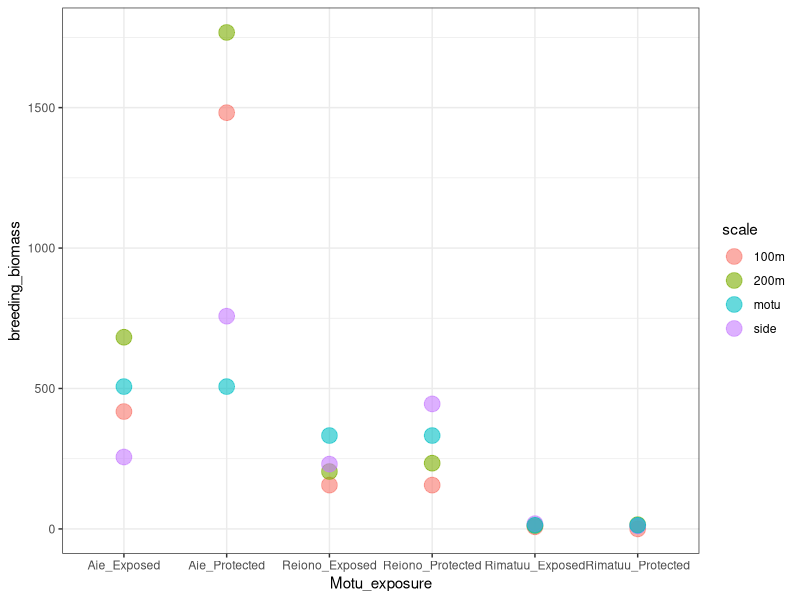
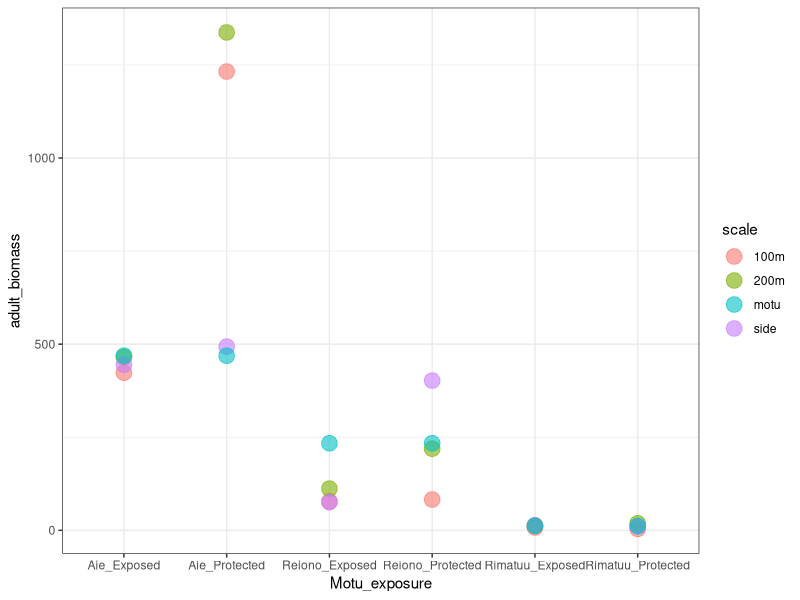
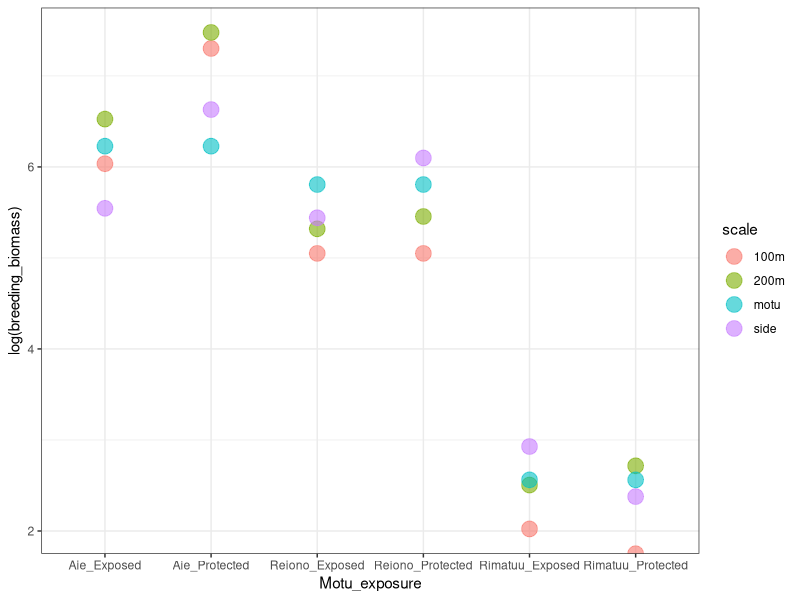
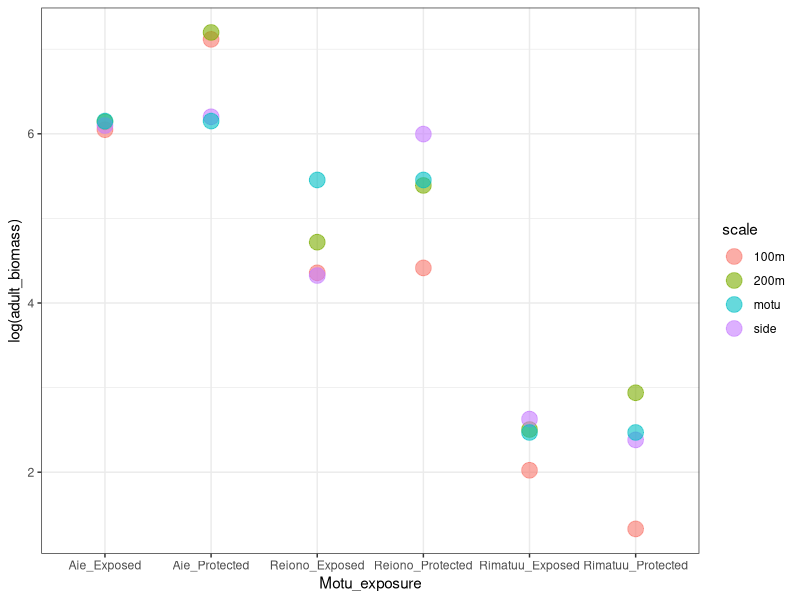
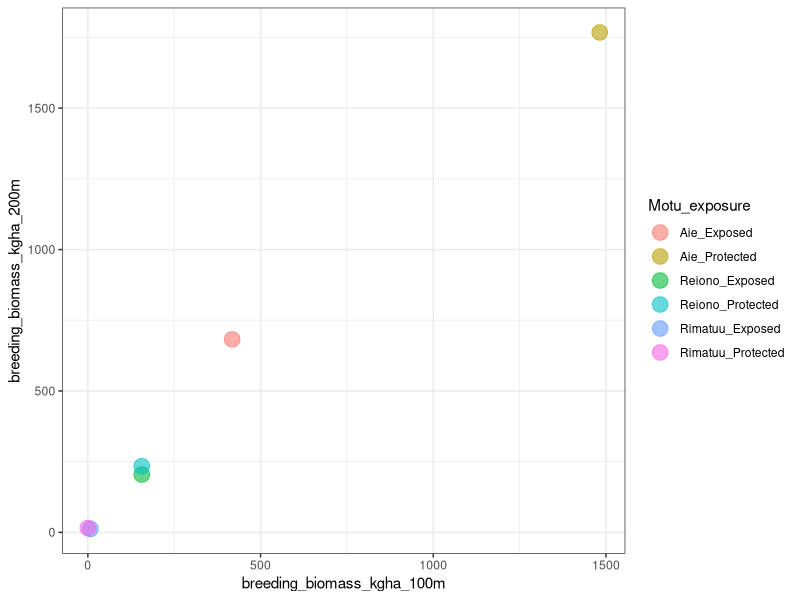
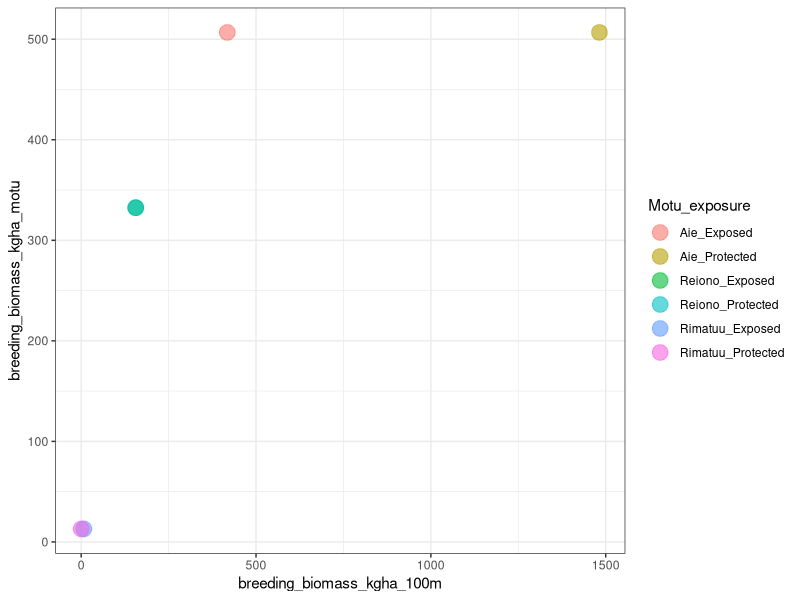
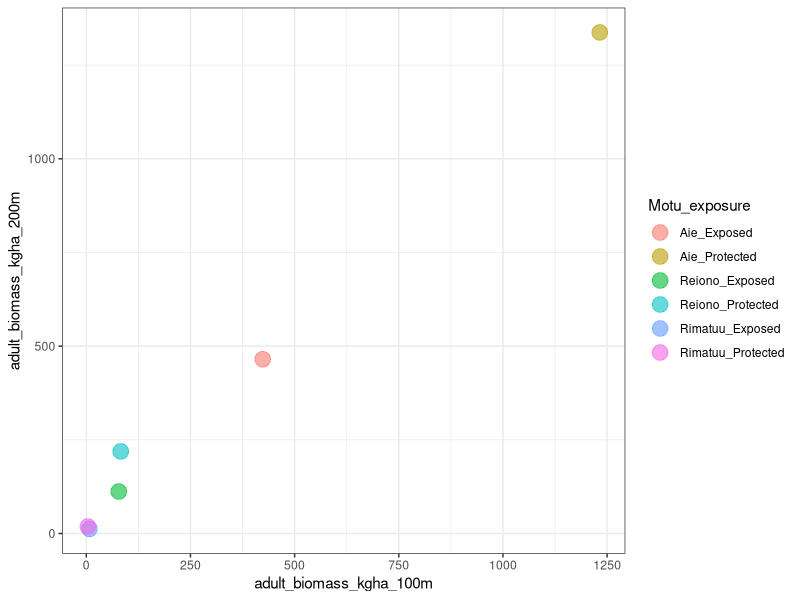
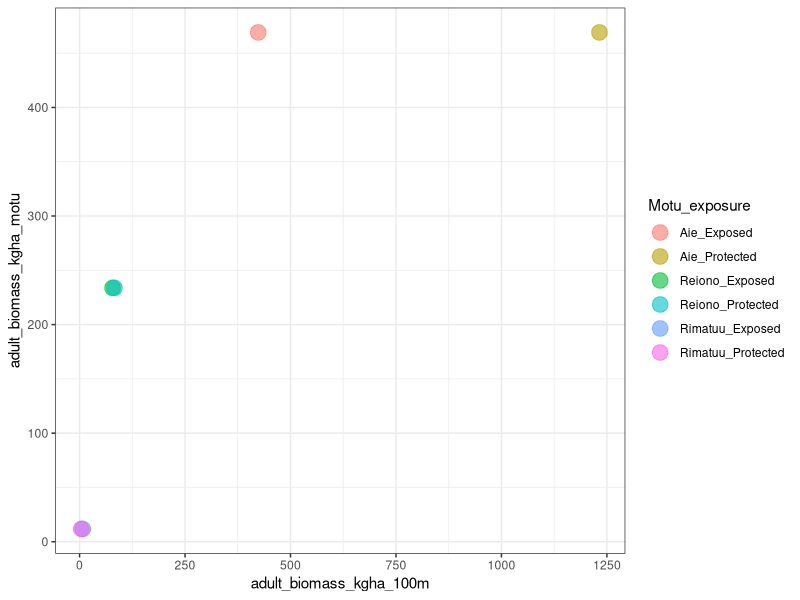

The R source for these figures, in order:
## ---- chunk 1
library(tidyverse)
## ---- chunk 2

sb_dat<-read.csv("raw_data/SeabirdTransectsTetiaroaOct.csv", stringsAsFactors = TRUE) #seabird data from Jayna & Simon
trans_dat<-read.csv("raw_data/seabird_transects_to_use.csv", stringsAsFactors = TRUE) #which focal transects to use
bio_dat<-read.csv("raw_data/seabird_biomass_conversions.csv", stringsAsFactors = TRUE)
  #seabird biomass conversions by species. Has average adult mass per species from Handbook of the Birds of the World (typical source, but should double-check A.minutus and O. lunatus because just from google preview - my subscription ran out) and from EltonTraits paper (https://esajournals.onlinelibrary.wiley.com/doi/abs/10.1890/13-1917.1)

str(sb_dat)
str(trans_dat)
str(bio_dat)

#note: had to have line of text in seabird_transects_to_use.csv file to make it keep leading 0's for transect names....now delete that line: 
trans_dat<-
  trans_dat%>%
  filter(TransectStart_100m!="text")%>%
  droplevels()
trans_dat


## ---- chunk 3
sb_dat_focal<-
  sb_dat%>%
  filter(Motu == "Aie"|Motu =="Rimatuu"|Motu == "Reiono")%>%
  droplevels()

str(sb_dat_focal) #down to 588 rows, 3 factor levels for Motu.

## ---- chunk 4
#sandbar transects from GPScoordinates tab = 1549, 1550, 1551, 1718, 0952
#sandbar transects from map: 1718-0952, 0952-1549, 1549-1550, 1550-1551, 1551-0945.
#from datasheet, only found: 0952-1548, 1548-1549, 1550-1551, 1551-1552. Note for 1551-1552 says end transect also called 0952. 

sb_dat_focal2<-
  sb_dat_focal%>%
  filter(!(TransectStart=="1548"|TransectStart=="1550"|TransectStart=="1551"|TransectStart=="0952"))%>%
  droplevels()

sb_dat_focal2%>%
  distinct(TransectStart) #59 total transects, regardless of |TransectStart=="1718"
#looks like from map, should be 11 transects on Aie (5 on sandbar, 6 around coast), not 10. So I think missing one sandbar transect in data*
#move forward with these, double-check with Jayna/Simon. 

## ---- chunk 5

##need to get number of transects per motu and area to calculate density----
sb_dat_focal2%>%
  distinct(TransectStart) #63 total transects --> now 59

sb_dat_focal2%>%
  group_by(Motu)%>%
  distinct(TransectStart) %>%
  summarize(number_transects = length(TransectStart))
#Motu     number_transects
#Aie	    6			
#Reiono	  19			
#Rimatuu	34	
#equals 59, so makes sense

#check that we get the same when use TransectEnd instead: 
sb_dat_focal2%>%
  group_by(Motu)%>%
  distinct(TransectEnd) %>%
  summarize(number_transects = length(TransectEnd))
#yup, matches above!

#and can triple check by using times:
sb_dat_focal2%>%
  group_by(Motu)%>%
  distinct(Time) %>%
  summarize(number_transects = length(Time))
#matches again, so that's all good

#add column to data that has number of transects info: 
sb_dat_focal3<-
  sb_dat_focal2%>%
  mutate(Number_transects = case_when(Motu == "Aie" ~ 6, #changed from 10 in previous version to exclude sandbar
                                      Motu == "Reiono" ~19,
                                       Motu == "Rimatuu" ~34))%>%
  relocate(Number_transects, .after = Motu)

sb_dat_focal3


###add in biomass-----
sb_dat_focal3_bio<-
  left_join(sb_dat_focal3,
            select(bio_dat, c(SpeciesName, Body_mass_HBW, Body_mass_Elton)),
            by = "SpeciesName")%>%
  relocate(Body_mass_HBW, .after = SpeciesName)%>%
    relocate(Body_mass_Elton, .after = Body_mass_HBW)

sb_dat_focal3_bio #looks good!

## ---- chunk 6
levels(sb_dat_focal$Distance.m)
#only keep "within 3" and "3 to 5"
#update: also keep 0 and what about blank - these seem to be flushed (at least for Iti - see below)*

sb_dat_focal%>%
filter(Distance.m ==""| Distance.m == "0")

sb_dat_focal%>%
filter(InlandVsSeaward =="Seaward")

sb_dat_focal4<-
  sb_dat_focal3_bio%>%
  filter(Distance.m=="within 3" | Distance.m=="3 to 5" |Distance.m=="0"| Distance.m=="")%>%
  droplevels()

str(sb_dat_focal4)
## ---- chunk 7

##100 m-----
#probably an easier way to do this, but for now just manually keep any transects that match our designated ones. Not sure if points will be start or end, so allow to be either: 
sb_dat_focal_100m<-
  sb_dat_focal4%>%
  filter((TransectStart == "0946"&TransectEnd == "0947")|(TransectStart == "0947"&TransectEnd == "0946") |  #Aie exposed
           (TransectStart == "0950"&TransectEnd == "0945")|(TransectStart == "0945"&TransectEnd == "0950")| #Aie protected
           (TransectStart == "0695"&TransectEnd == "0696")|(TransectStart == "0696"&TransectEnd == "0695")| #Rimatuu exposed
           (TransectStart == "0648"&TransectEnd == "0686")|(TransectStart == "0686"&TransectEnd == "0648")| #Rimatuu protected
           (TransectStart == "1149"&TransectEnd == "1150")|(TransectStart == "1150"&TransectEnd == "1149")| #Reiono exposed
           (TransectStart == "1139"&TransectEnd == "1140")|(TransectStart == "1140"&TransectEnd == "1139")) #Reiono protected

sb_dat_focal_100m

sb_dat_focal_100m%>%
  distinct(TransectStart)
#left with 6 transects - which means all of them are still in the data! Most seabirds on Aie though...

###add in column on which side of the motus these transects are on. Again, I'm sure there's a better way but for now do it manually: 
sb_dat_focal_100m<-
  sb_dat_focal_100m%>%
  mutate(Exposure = case_when(TransectStart == "0946" ~ "Exposed",
                              TransectStart == "0950" ~ "Protected",
                              TransectStart == "1139" ~ "Protected",
                              TransectStart == "1149" ~ "Exposed",
                              TransectStart == "0648" ~ "Protected",
                              TransectStart == "0695" ~ "Exposed"))%>%
  mutate(Exposure  = as.factor(Exposure))%>%
  relocate(Exposure, .after = Motu)

sb_dat_focal_100m

##200 m-----
sb_dat_focal_200m_only<-
  sb_dat_focal4%>%
  filter((TransectStart == "0948"&TransectEnd == "0947")|(TransectStart == "0947"&TransectEnd == "0948") |  #Aie exposed
           (TransectStart == "0950"&TransectEnd == "0949")|(TransectStart == "0949"&TransectEnd == "0950")| #Aie protected
           (TransectStart == "0695"&TransectEnd == "0694")|(TransectStart == "0694"&TransectEnd == "0695")| #Rimatuu exposed
           (TransectStart == "0687"&TransectEnd == "0686")|(TransectStart == "0686"&TransectEnd == "0687")| #Rimatuu protected
           (TransectStart == "1149"&TransectEnd == "1148")|(TransectStart == "1148"&TransectEnd == "1149")| #Reiono exposed
           (TransectStart == "1139"&TransectEnd == "1138")|(TransectStart == "1138"&TransectEnd == "1139")) #Reiono protected
sb_dat_focal_200m_only

sb_dat_focal_200m_only%>%
  distinct(TransectStart)


###add in column on which side of the motus these transects are on. Again, I'm sure there's a better way but for now do it manually: 
sb_dat_focal_200m_only<-
  sb_dat_focal_200m_only%>%
  mutate(Exposure = case_when(TransectStart == "0947" ~ "Exposed",
                              TransectStart == "0949" ~ "Protected",
                              TransectStart == "1138" ~ "Protected",
                              TransectStart == "1148" ~ "Exposed",
                              TransectStart == "0686" ~ "Protected",
                              TransectStart == "0694" ~ "Exposed"))%>%
  mutate(Exposure  = as.factor(Exposure))%>%
  relocate(Exposure, .after = Motu)

sb_dat_focal_200m_only

#combine with 100 m so this dataset has both together:
sb_dat_focal_100_and_200m<-
  bind_rows(sb_dat_focal_100m, sb_dat_focal_200m_only)

sb_dat_focal_100_and_200m


##motu side----
#Aie South (Exposed): 945 - 946 - 947 - 948 = 3 transects 
#Aie North (Protected): 948 - 949 - 950 - 945 = 3 transects

#Reiono: dividing point south = 1143 (RE10 transect), north = 0837 (RE1 transect)
#Reiono west (Protected): RE1 - RE10 = 0837 - 0838 - 0839 - 1137 - 1138 - 1139 - 1140 - 1141 - 1142 - 1143 = 9 transects
#Reiono east (Exposed): RE10 - RE19 = 1143 - 1144 - 1145 - 1146 - 1147 - 1148 - 1149 - 1150 - 1151 - 1152 = 9 transects

#Rimatuu: dividing point south = 0692 (RI39 transect). West go to top corner (RI20/ 0631) East go to corner - RI1(0606) to cover to corner (or could stop at  RI49 (0702) which ends just before corner). 
#Rimatuu west (Protected): RI20 - RI39 = 0631 - 0632 - 0633 - 0634 - 0635 - 0636 - 0637 - 0638 - 0644 - 0645 - 0646 - 0647 - 0648 - 0686 - 0687 - 0688 - 0689 - 0690 - 0691  - 0692  = 19 transects
#Rimatuu east (Exposed): RI1 - RI49 - RI39 = 0692 - 0693 - 0694 - 0695 - 0696 - 0697 - 0698 - 0699 - 0700 - 0701 - 0702 - 0606 = 11 transects

#additional transects: 
#we know all direction is counterclockwise, so don't need to worry about replicating start/end when a lot of these: 
sb_dat_focal_motu_side_only<-
  sb_dat_focal4%>%
  filter((TransectStart == "0945"&TransectEnd == "0946")| #Aie exposed (just need to add 0945 - 0946)
           
           (TransectStart == "0948"&TransectEnd == "0949")|  #Aie protected (just need to add 0948 - 0949)
           
           (TransectStart == "0692"&TransectEnd == "0693")|(TransectStart == "0693"&TransectEnd == "0694")| (TransectStart == "0696"&TransectEnd == "0697")| (TransectStart == "0697"&TransectEnd == "0698")| 
           (TransectStart == "0698"&TransectEnd == "0699")| (TransectStart == "0699"&TransectEnd == "0700")| (TransectStart == "0700"&TransectEnd == "0701")|
           (TransectStart == "0701"&TransectEnd == "0702")| (TransectStart == "0702"&TransectEnd == "0606")|#Rimatuu exposed, exclude 100 & 200 m = (TransectStart == "0694"&TransectEnd == "0695")| (TransectStart == "0695"&TransectEnd == "0696")|
           
           (TransectStart == "0631"&TransectEnd == "0632")|(TransectStart == "0632"&TransectEnd == "0633")| (TransectStart == "0633"&TransectEnd == "0634")|
           (TransectStart == "0634"&TransectEnd == "0635")|(TransectStart == "0635"&TransectEnd == "0636")|(TransectStart == "0636"&TransectEnd == "0637")|
           (TransectStart == "0637"&TransectEnd == "0638")|(TransectStart == "0638"&TransectEnd == "0644")|(TransectStart == "0644"&TransectEnd == "0645")|
           (TransectStart == "0645"&TransectEnd == "0646")|(TransectStart == "0646"&TransectEnd == "0647")|(TransectStart == "0647"&TransectEnd == "0648")|
           (TransectStart == "0687"&TransectEnd == "0688")|(TransectStart == "0688"&TransectEnd == "0689")|(TransectStart == "0689"&TransectEnd == "0690")|
           (TransectStart == "0690"&TransectEnd == "0691")|(TransectStart == "0691"&TransectEnd == "0692")| #Rimatuu protected, exclude 100 & 200 m:(TransectStart == "0648"&TransectEnd == "0686")|(TransectStart == "0686"&TransectEnd == "0687")|
           
           (TransectStart == "1143"&TransectEnd == "1144")|(TransectStart == "1144"&TransectEnd == "1145")|(TransectStart == "1145"&TransectEnd == "1146")|
           (TransectStart == "1146"&TransectEnd == "1147")|(TransectStart == "1147"&TransectEnd == "1148")
        |(TransectStart == "1150"&TransectEnd == "1151")|(TransectStart == "1151"&TransectEnd == "1152") | #Reiono exposed, exclude 100 & 200 m: |(TransectStart == "1148"&TransectEnd == "1149") |(TransectStart == "1149"&TransectEnd == "1150")
          
           (TransectStart == "0837"&TransectEnd == "0838")|(TransectStart == "0838"&TransectEnd == "0839")|(TransectStart == "0839"&TransectEnd == "1137")
        |(TransectStart == "1137"&TransectEnd == "1138") 
        |(TransectStart == "1140"&TransectEnd == "1141") |(TransectStart == "1141"&TransectEnd == "1142") |(TransectStart == "1142"&TransectEnd == "1143")) #Reiono protected, exclude 100 & 200 m: |(TransectStart == "1138"&TransectEnd == "1139") |(TransectStart == "1139"&TransectEnd == "1140") 


sb_dat_focal_motu_side_only %>%
   group_by(Motu)%>%
  distinct(TransectStart) %>%
  summarize(number_transects = length(TransectStart))

#Aie	2			- yup, only added 1 transect per side
#Reiono	12		- should be 18 - 4 = 14, BUT missing reiono 1143-1144 and 1144-1145 BECAUSE NO BIRDS WITHIN 5 M** So this is okay, but be sure to include these transects in calculation of area/density**
#Rimatuu	26	- should be 30 - 4 = 26, so this is good*

#add exposure: 
sb_dat_focal_motu_side_only<-
  sb_dat_focal_motu_side_only%>%
  mutate(Exposure = case_when(TransectStart == "0945" ~ "Exposed", #Aie
                              TransectStart == "0948" ~ "Protected", #Aie
                              TransectStart == "0692" | TransectStart == "0693" | TransectStart == "0696" | TransectStart == "0697" | TransectStart == "0698" | TransectStart == "0699" 
                              | TransectStart == "0700" | TransectStart == "0701" | TransectStart == "0702"  ~ "Exposed", #Rimatuu
                              TransectStart == "0631" | TransectStart == "0632" | TransectStart == "0633" | TransectStart == "0634" | 
                               TransectStart == "0635" | TransectStart == "0636" | TransectStart == "0637"|TransectStart == "0638" | TransectStart == "0644"|TransectStart == "0645" | 
                               TransectStart == "0646"|TransectStart == "0647" |  TransectStart == "0687"|TransectStart == "0688" | TransectStart == "0689"|TransectStart == "0690" | 
                              TransectStart == "0691"  ~ "Protected", #Rimatuu
                              TransectStart == "1143" | TransectStart == "1144" | TransectStart == "1145" | TransectStart == "1146" | TransectStart == "1147" | 
                              TransectStart == "1150" | TransectStart == "1151"   ~ "Exposed", #Reiono 
                              TransectStart == "0837" |  TransectStart == "0838" | TransectStart == "0839" | TransectStart == "1137" | TransectStart == "1140" | TransectStart == "1141" | 
                               TransectStart == "1142" ~ "Protected" #Reiono 
                              ))%>%
  mutate(Exposure  = as.factor(Exposure))%>%
  relocate(Exposure, .after = Motu)

sb_dat_focal_motu_side_only   
      
#combine with 100 and 200 m transects: 
sb_dat_focal_100_and_200m_and_side<-
  bind_rows(sb_dat_focal_100_and_200m, sb_dat_focal_motu_side_only)

sb_dat_focal_100_and_200m_and_side

sb_dat_focal_100_and_200m_and_side%>%
    group_by(Motu, Exposure)%>%
  distinct(TransectStart) %>%
  summarize(number_transects = length(TransectStart))
#Aie	Exposed	3		- YUP
#Aie	Protected	3		- YUP 
#Reiono	Exposed	7		- Missing 2, but no birds. so this is fine but use 9 as transect number**** 
#Reiono	Protected	9		- YUP 
#Rimatuu	Exposed	11	- YUP 	
#Rimatuu	Protected	19	 - YUP 

#add in number of transects: 
sb_dat_focal_100_and_200m_and_side<-
  sb_dat_focal_100_and_200m_and_side%>%
  mutate(Number_transects_side = case_when(Motu == "Aie" ~ 3, 
                                      Motu == "Reiono" ~9,
                                       Motu == "Rimatuu" & Exposure == "Exposed" ~11,
                                      Motu == "Rimatuu" & Exposure == "Protected" ~19))%>%
  relocate(Number_transects_side, .after = Motu)

sb_dat_focal_100_and_200m_and_side

## ---- chunk 8

levels(sb_dat_focal4$StageCategory) #looks like some have blank stage - let's see what these are:
sb_dat_focal4%>%
  filter(StageCategory=="")
#seaward "dead petrel?" so can ignore this one!


#limit to adult-sized birds---- 
#includes juveniles ("adult-sized birds that can fly but aren’t in their breeding coloration":
#but also if the category is "nest" or "onegg" then the adult is also present so should probably include these in the adult counts as well*
#don't include "egg" because adult wasn't present - likely was one of the adults that was flushed and already counted in the "adult" category. 
sb_dat_focal_adults<-
  sb_dat_focal4%>%
  filter(StageCategory=="adult" | StageCategory=="adultORjuv"|StageCategory=="juv"|StageCategory=="nest"|StageCategory=="onegg")%>%
  droplevels()


sb_dat_focal_adults


#now add by species/motu and calculate density----
sb_dat_focal_adults_motu_sp<-
  sb_dat_focal_adults%>%
  group_by(Motu, Number_transects, SpeciesName, Body_mass_HBW)%>%
  summarize(Abundance = sum(Nb))%>%
  mutate(Density_m2 = Abundance/(500*Number_transects)) %>% #5 x 100 m transects, so each transect = 500 m, times the number of transects
  mutate(Density_ha = Density_m2*10000) %>% #and convert to hectares because that's used a lot
  mutate(biomass_kg = Abundance*Body_mass_HBW/1000, #calculate biomass per species - divide by 1000 to go from grams to kg
         biomass_kg_m2 = biomass_kg/(500*Number_transects), #convert to per m^2 as above
        biomass_kg_ha = biomass_kg_m2 *10000) #convert to per hectare - divide by 500 because 500 m&2 per transect, multiple by 10000 for m^2 to hectare

sb_dat_focal_adults_motu_sp
#Aie has way more birds!  But only 2 species (and very small motu)....

##do this only for focal transects - first 100 m----
sb_dat_focal_adults_100m<-
  sb_dat_focal_100m%>%
  filter(StageCategory=="adult" | StageCategory=="adultORjuv"|StageCategory=="juv"|StageCategory=="nest"|StageCategory=="onegg")%>%
  droplevels()
sb_dat_focal_adults_100m


sb_dat_focal_adults_100m_sp<-
  sb_dat_focal_adults_100m%>%
  group_by(Motu, Exposure, TransectStart, TransectEnd, SpeciesName, Body_mass_HBW)%>%
  summarize(Abundance = sum(Nb))%>%
  mutate(Density_m2 = Abundance/(500)) %>% #5 x 100 m transects, so each transect = 500 m, and for this just 1 transect per motu/side
  mutate(Density_ha = Density_m2*10000) %>% #and convert to hectares because that's used a lot
  mutate(biomass_kg = Abundance*Body_mass_HBW/1000, #calculate biomass per species - divide by 1000 to go from grams to kg
         biomass_kg_ha = biomass_kg/500*10000) #convert to per hectare - divide by 500 because 500 m&2 per transect, multiple by 10000 for m^2 to hectare
sb_dat_focal_adults_100m_sp

#only 2 individuals on Reiono, 3 on Rimatuu

##do this only for focal transects - first 100 m plus additional 100 m = 200 m----

sb_dat_focal_adults_200m<-
  sb_dat_focal_100_and_200m%>%
  filter(StageCategory=="adult" | StageCategory=="adultORjuv"|StageCategory=="juv"|StageCategory=="nest"|StageCategory=="onegg")%>%
  droplevels()
sb_dat_focal_adults_200m


sb_dat_focal_adults_200m_sp<-
  sb_dat_focal_adults_200m%>%
  group_by(Motu, Exposure, TransectStart, TransectEnd, SpeciesName, Body_mass_HBW)%>%
  summarize(Abundance = sum(Nb))%>%
  mutate(Density_m2 = Abundance/(500*2)) %>% #5 x 100 m transects, so each transect = 500 m, and for this just 2 transects per motu/side so *2
  mutate(Density_ha = Density_m2*10000)%>% #and convert to hectares because that's used a lot
  mutate(biomass_kg = Abundance*Body_mass_HBW/1000, #calculate biomass per species - divide by 1000 to go from grams to kg
         biomass_kg_ha = biomass_kg/500*10000) #convert to per hectare - divide by 500 because 500 m&2 per transect, multiple by 10000 for m^2 to hectare

sb_dat_focal_adults_200m_sp


##do this only for focal transects - side of motu----
sb_dat_focal_adults_side<-
  sb_dat_focal_100_and_200m_and_side%>%
  filter(StageCategory=="adult" | StageCategory=="adultORjuv"|StageCategory=="juv"|StageCategory=="nest"|StageCategory=="onegg")%>%
  droplevels()
sb_dat_focal_adults_side


sb_dat_focal_adults_side_sp<-
  sb_dat_focal_adults_side%>%
  group_by(Motu, Exposure, Number_transects_side, TransectStart, TransectEnd,  SpeciesName, Body_mass_HBW)%>%
  summarize(Abundance = sum(Nb))%>%
  mutate(Density_m2 = Abundance/(500*Number_transects_side)) %>% #5 x 100 m transects, so each transect = 500 m, times the number of transects
  mutate(Density_ha = Density_m2*10000) %>% #and convert to hectares because that's used a lot
  mutate(biomass_kg = Abundance*Body_mass_HBW/1000, #calculate biomass per species - divide by 1000 to go from grams to kg
         biomass_kg_m2 = biomass_kg/(500*Number_transects_side), #convert to per m^2 as above
        biomass_kg_ha = biomass_kg_m2 *10000) #convert to per hectare - divide by 500 because 500 m&2 per transect, multiple by 10000 for m^2 to hectare


## ---- chunk 9

levels(sb_dat_focal4$StageCategory) #so now we DONT count any adults or juveniles.

#****NOTE: "juv" category shoudn't be counted here because "Since the “juveniles” are fully mobile adult-like birds they aren’t associated with nests."
##****NOTE: currently assuming each egg/chick/fledgling is in its OWN nest - this is correct - "all eggs, chicks, and fledglings are on their own nest. The only species that lays more than one egg is the brown booby, but there are no brown booby nests on those motu. I believe did try to make only one line per nest even for brown boobies, but for those there can be more than one egg or chick in the same nest."

#limit to nests:---- 
sb_dat_focal_nests<-
  sb_dat_focal4%>%
  filter(StageCategory=="chick" | StageCategory=="egg"| StageCategory=="fledgling"| StageCategory=="nest"| StageCategory=="onegg")%>%
  droplevels()

sb_dat_focal_nests

#now add by species/motu and calculate density----
sb_dat_focal_nests_motu_sp<-
  sb_dat_focal_nests%>%
  group_by(Motu, Number_transects, SpeciesName, Body_mass_HBW)%>%
  summarize(BreedingPairs = sum(Nb),
            Abundance = BreedingPairs*2)%>% #- multiply by 2 assuming 2 adults per nest (so # of seabirds rather than # nests or breeding pairs)
  mutate(Density_m2 = Abundance/(500*Number_transects)) %>% #5 x 100 m transects, so each transect = 500 m, times the number of transects
  mutate(Density_ha = Density_m2*10000) %>% #and convert to hectares because that's used a lot
 mutate(biomass_kg = Abundance*Body_mass_HBW/1000, #calculate biomass per species  - divide by 1000 to go from grams to kg
         biomass_kg_m2 = biomass_kg/(500*Number_transects), #convert to per m^2 as above
        biomass_kg_ha = biomass_kg_m2 *10000) #convert to per hectare - divide by 500 because 500 m&2 per transect, multiple by 10000 for m^2 to hectare
 
 
sb_dat_focal_nests_motu_sp
#Different than number adults: Reiono now closer to Aie in terms of number of nests (esp for boobies whcih are much larger than the other species, and likely contribute more to nitrogen input)


##do this only for focal transects - first 100 m----
sb_dat_focal_nests_100m<-
  sb_dat_focal_100m%>%
  filter(StageCategory=="chick" | StageCategory=="egg"| StageCategory=="fledgling"| StageCategory=="nest"| StageCategory=="onegg")%>%
  droplevels()
sb_dat_focal_nests_100m


sb_dat_focal_nests_100m_sp<-
  sb_dat_focal_nests_100m%>%
  group_by(Motu, Exposure, TransectStart, TransectEnd, SpeciesName, Body_mass_HBW)%>%
  summarize(BreedingPairs = sum(Nb),
            Abundance = BreedingPairs*2)%>% #- multiply by 2 assuming 2 adults per nest (so # of seabirds rather than # nests or breeding pairs)
  mutate(Density_m2 = Abundance/(500)) %>% #5 x 100 m transects, so each transect = 500 m, and for this just 1 transect per motu/side
  mutate(Density_ha = Density_m2*10000)%>% #and convert to hectares because that's used a lot
 mutate(biomass_kg = Abundance*Body_mass_HBW/1000, #calculate biomass per species - divide by 1000 to go from grams to kg
         biomass_kg_ha = biomass_kg/500*10000) #convert to per hectare - divide by 500 because 500 m&2 per transect, multiple by 10000 for m^2 to hectare
sb_dat_focal_nests_100m_sp



##do this only for focal transects - first 100 m plus additional 100 m = 200 m----
sb_dat_focal_nests_200m<-
  sb_dat_focal_100_and_200m%>%
  filter(StageCategory=="chick" | StageCategory=="egg"| StageCategory=="fledgling"| StageCategory=="nest"| StageCategory=="onegg")%>%
  droplevels()
sb_dat_focal_nests_200m


sb_dat_focal_nests_200m_sp<-
  sb_dat_focal_nests_200m%>%
  group_by(Motu, Exposure, TransectStart, TransectEnd, SpeciesName, Body_mass_HBW)%>%
   summarize(BreedingPairs = sum(Nb),
            Abundance = BreedingPairs*2)%>% #- multiply by 2 assuming 2 adults per nest (so # of seabirds rather than # nests or breeding pairs)
  mutate(Density_m2 = Abundance/(500*2)) %>% #5 x 100 m transects, so each transect = 500 m, and for this just 2 transects per motu/side so *2
  mutate(Density_ha = Density_m2*10000)%>% #and convert to hectares because that's used a lot
 mutate(biomass_kg = Abundance*Body_mass_HBW/1000, #calculate biomass per species - divide by 1000 to go from grams to kg
         biomass_kg_ha = biomass_kg/500*10000) #convert to per hectare - divide by 500 because 500 m&2 per transect, multiple by 10000 for m^2 to hectare
sb_dat_focal_nests_200m_sp


##do this only for focal transects - side of motu----
sb_dat_focal_nests_side<-
  sb_dat_focal_100_and_200m_and_side%>%
  filter(StageCategory=="chick" | StageCategory=="egg"| StageCategory=="fledgling"| StageCategory=="nest"| StageCategory=="onegg")%>%
  droplevels()
sb_dat_focal_nests_side


sb_dat_focal_nests_side_sp<-
  sb_dat_focal_nests_side%>%
  group_by(Motu, Exposure, Number_transects_side, TransectStart, TransectEnd,  SpeciesName, Body_mass_HBW)%>%
  summarize(BreedingPairs = sum(Nb),
            Abundance = BreedingPairs*2)%>% #- multiply by 2 assuming 2 adults per nest (so # of seabirds rather than # nests or breeding pairs)
  mutate(Density_m2 = Abundance/(500*Number_transects_side)) %>% #5 x 100 m transects, so each transect = 500 m, times the number of transects
  mutate(Density_ha = Density_m2*10000) %>% #and convert to hectares because that's used a lot
 mutate(biomass_kg = Abundance*Body_mass_HBW/1000, #calculate biomass per species  - divide by 1000 to go from grams to kg
         biomass_kg_m2 = biomass_kg/(500*Number_transects_side), #convert to per m^2 as above
        biomass_kg_ha = biomass_kg_m2 *10000) #convert to per hectare - divide by 500 because 500 m&2 per transect, multiple by 10000 for m^2 to hectare
 
 


## ---- chunk 10
#data by species and scale:
sb_dat_focal_nests_motu_sp
sb_dat_focal_nests_100m_sp
sb_dat_focal_nests_200m_sp
sb_dat_focal_nests_side_sp

sb_dat_focal_adults_motu_sp
sb_dat_focal_adults_100m_sp
sb_dat_focal_adults_200m_sp
sb_dat_focal_adults_side_sp

#nesting birds----
sb_dat_focal_nests_motu<-
  sb_dat_focal_nests_motu_sp%>%
  group_by(Motu)%>%
  summarize(breeding_density_ha_motu = sum(Density_ha),
            breeding_biomass_kgha_motu = sum(biomass_kg_ha))
sb_dat_focal_nests_motu
#Aie and Reiono were similar when included sandbar - see note above, need to check whether 10 is really the right number of transects for Aie, or if this is high because of sandbar transects (which may not = 100 m/is changing habitat so no nests??)
#BUT this is interesting given similar N15 signatures at Aie and Reiono - could give clues about scales that matter!
#When exclude sandbar, now clear gradient of Aie --> Reiono --> Rimatuu

sb_dat_focal_nests_100m<-
  sb_dat_focal_nests_100m_sp%>%
  group_by(Motu, Exposure)%>%
  summarize(breeding_density_ha_100m = sum(Density_ha),
            breeding_biomass_kgha_100m = sum(biomass_kg_ha))
sb_dat_focal_nests_100m


sb_dat_focal_nests_200m<-
  sb_dat_focal_nests_200m_sp%>%
  group_by(Motu, Exposure)%>%
  summarize(breeding_density_ha_200m = sum(Density_ha),
            breeding_biomass_kgha_200m = sum(biomass_kg_ha))
sb_dat_focal_nests_200m


sb_dat_focal_nests_side<-
  sb_dat_focal_nests_side_sp%>%
  group_by(Motu, Exposure)%>%
  summarize(breeding_density_ha_side = sum(Density_ha),
            breeding_biomass_kgha_side = sum(biomass_kg_ha))
sb_dat_focal_nests_side


#combine:
sb_dat_focal_nests_all1<-
  full_join(sb_dat_focal_nests_motu, sb_dat_focal_nests_200m,
            by = "Motu")

sb_dat_focal_nests_all2<-
  full_join(sb_dat_focal_nests_100m, sb_dat_focal_nests_all1, 
            by = c("Motu", "Exposure"))  


sb_dat_focal_nests_all<-
  full_join(sb_dat_focal_nests_side, sb_dat_focal_nests_all2, 
            by = c("Motu", "Exposure"))  %>% 
  select(Motu, Exposure, breeding_biomass_kgha_100m, breeding_biomass_kgha_200m, breeding_biomass_kgha_side, breeding_biomass_kgha_motu,
         breeding_density_ha_100m, breeding_density_ha_200m, breeding_density_ha_side, breeding_density_ha_motu) %>% #reorder columns
    replace_na(list(breeding_density_ha_100m = 0, breeding_biomass_kgha_100m = 0)) #replace NA with 0s because 0 birds in Rimatuu Protected 100 m

sb_dat_focal_nests_all


##adult seabirds-----
sb_dat_focal_adults_motu<-
  sb_dat_focal_adults_motu_sp%>%
  group_by(Motu)%>%
  summarize(adult_density_ha_motu = sum(Density_ha),
            adult_biomass_kgha_motu = sum(biomass_kg_ha))
sb_dat_focal_adults_motu
#Aie and Reiono now really different!


sb_dat_focal_adults_100m<-
  sb_dat_focal_adults_100m_sp%>%
  group_by(Motu, Exposure)%>%
  summarize(adult_density_ha_100m = sum(Density_ha),
            adult_biomass_kgha_100m = sum(biomass_kg_ha))
sb_dat_focal_adults_100m


sb_dat_focal_adults_200m<-
  sb_dat_focal_adults_200m_sp%>%
  group_by(Motu, Exposure)%>%
  summarize(adult_density_ha_200m = sum(Density_ha),
            adult_biomass_kgha_200m = sum(biomass_kg_ha))
sb_dat_focal_adults_200m

sb_dat_focal_adults_side<-
  sb_dat_focal_adults_side_sp%>%
  group_by(Motu, Exposure)%>%
  summarize(adult_density_ha_side = sum(Density_ha),
            adult_biomass_kgha_side = sum(biomass_kg_ha))
sb_dat_focal_adults_side

#combine:
sb_dat_focal_adults_all1<-
  full_join(sb_dat_focal_adults_motu, sb_dat_focal_adults_200m,
            by = "Motu")

sb_dat_focal_adults_all2<-
  full_join(sb_dat_focal_adults_all1, sb_dat_focal_adults_100m, 
            by = c("Motu", "Exposure"))  


sb_dat_focal_adults_all<-
  full_join(sb_dat_focal_adults_all2, sb_dat_focal_adults_side, 
            by = c("Motu", "Exposure"))  %>% 
  select(Motu, Exposure, adult_biomass_kgha_100m, adult_biomass_kgha_200m, adult_biomass_kgha_side, adult_biomass_kgha_motu,
         adult_density_ha_100m, adult_density_ha_200m, adult_density_ha_side, adult_density_ha_motu) %>% #reorder columns
    replace_na(list(adult_density_ha_100m = 0, adult_biomass_kgha_100m = 0)) #replace NA with 0s because 0 birds in Reiono Exposed 100 m

sb_dat_focal_adults_all


##combine all into one wide datasheet:
sb_dat_focal_adults_all
sb_dat_focal_nests_all

seabird_focal_all<-
  full_join(sb_dat_focal_nests_all, sb_dat_focal_adults_all,
            by = c("Motu", "Exposure"))

seabird_focal_all

## ---- chunk 11
#summarized datasheest:
seabird_focal_all%>%
  select(Motu, Exposure, breeding_biomass_kgha_100m:breeding_biomass_kgha_motu)%>%
  pivot_longer(cols = starts_with("breeding_biomass_kgha_"),
                names_to = "scale",
               names_prefix  = "breeding_biomass_kgha_",
               values_to = "breeding_biomass")%>%
  mutate(Motu_exposure = str_c(Motu, Exposure, sep ="_"))%>%
  ggplot(aes(x = Motu_exposure, y = breeding_biomass, fill = scale, color = scale))+
  geom_point(size = 5, alpha= .6)+
  theme_bw()



seabird_focal_all%>%
  select(Motu, Exposure, adult_biomass_kgha_100m:adult_biomass_kgha_motu)%>%
  pivot_longer(cols = starts_with("adult_biomass_kgha_"),
                names_to = "scale",
               names_prefix  = "adult_biomass_kgha_",
               values_to = "adult_biomass")%>%
  mutate(Motu_exposure = str_c(Motu, Exposure, sep ="_"))%>%
  ggplot(aes(x = Motu_exposure, y = adult_biomass, fill = scale, color = scale))+
  geom_point(size = 5, alpha= .6)+
  theme_bw()

##log plots: 
seabird_focal_all%>%
  select(Motu, Exposure, breeding_biomass_kgha_100m:breeding_biomass_kgha_motu)%>%
  pivot_longer(cols = starts_with("breeding_biomass_kgha_"),
                names_to = "scale",
               names_prefix  = "breeding_biomass_kgha_",
               values_to = "breeding_biomass")%>%
  mutate(Motu_exposure = str_c(Motu, Exposure, sep ="_"))%>%
  ggplot(aes(x = Motu_exposure, y = log(breeding_biomass), fill = scale, color = scale))+
  geom_point(size = 5, alpha= .6)+
  theme_bw()



seabird_focal_all%>%
  select(Motu, Exposure, adult_biomass_kgha_100m:adult_biomass_kgha_motu)%>%
  pivot_longer(cols = starts_with("adult_biomass_kgha_"),
                names_to = "scale",
               names_prefix  = "adult_biomass_kgha_",
               values_to = "adult_biomass")%>%
  mutate(Motu_exposure = str_c(Motu, Exposure, sep ="_"))%>%
  ggplot(aes(x = Motu_exposure, y = log(adult_biomass), fill = scale, color = scale))+
  geom_point(size = 5, alpha= .6)+
  theme_bw()



#check relationship among the different scales:----
#breeding birds: 
seabird_focal_all%>%
  mutate(Motu_exposure = str_c(Motu, Exposure, sep ="_"))%>%
  ggplot(aes(x = breeding_biomass_kgha_100m, y = breeding_biomass_kgha_200m, fill = Motu_exposure, color = Motu_exposure))+
  geom_point(size = 5, alpha= .6)+
  theme_bw()

seabird_focal_all%>%
  mutate(Motu_exposure = str_c(Motu, Exposure, sep ="_"))%>%
  ggplot(aes(x = breeding_biomass_kgha_100m, y = breeding_biomass_kgha_motu, fill = Motu_exposure, color = Motu_exposure))+
  geom_point(size = 5, alpha= .6)+
  theme_bw()
#interesting - 100 and 200 m scales closely matchfor breeding , but motu and 100 m do not!

#adult birds: 
seabird_focal_all%>%
  mutate(Motu_exposure = str_c(Motu, Exposure, sep ="_"))%>%
  ggplot(aes(x = adult_biomass_kgha_100m, y = adult_biomass_kgha_200m, fill = Motu_exposure, color = Motu_exposure))+
  geom_point(size = 5, alpha= .6)+
  theme_bw()

seabird_focal_all%>%
  mutate(Motu_exposure = str_c(Motu, Exposure, sep ="_"))%>%
  ggplot(aes(x = adult_biomass_kgha_100m, y = adult_biomass_kgha_motu, fill = Motu_exposure, color = Motu_exposure))+
  geom_point(size = 5, alpha= .6)+
  theme_bw()
#patterns less clear for adult birds

#adult vs. breeding birds: 
seabird_focal_all%>%
  mutate(Motu_exposure = str_c(Motu, Exposure, sep ="_"))%>%
  ggplot(aes(x = adult_biomass_kgha_100m, y = breeding_biomass_kgha_100m, fill = Motu_exposure, color = Motu_exposure))+
  geom_point(size = 5, alpha= .6)+
  theme_bw()

seabird_focal_all%>%
  mutate(Motu_exposure = str_c(Motu, Exposure, sep ="_"))%>%
  ggplot(aes(x = adult_biomass_kgha_200m, y = breeding_biomass_kgha_200m, fill = Motu_exposure, color = Motu_exposure))+
  geom_point(size = 5, alpha= .6)+
  theme_bw()

seabird_focal_all%>%
  mutate(Motu_exposure = str_c(Motu, Exposure, sep ="_"))%>%
  ggplot(aes(x = adult_biomass_kgha_motu, y = breeding_biomass_kgha_motu, fill = Motu_exposure, color = Motu_exposure))+
  geom_point(size = 5, alpha= .6)+
  theme_bw()
#some patterns but definitely not linear relationship.  

## ---- chunk 12

#cor plots:
library(corrplot) #for checking correlations

#just look at biomass---
seabird_focal_all_bio<-
  seabird_focal_all%>%
  select(-contains("density")) %>%
   rename_with(~ str_remove(., "kgha_"), everything())#%>%
  # rename_with(~ str_remove(., "mass"), everything())
 seabird_focal_all_bio 

corrplot(cor(seabird_focal_all_bio[,3:10]), type = "upper", addCoef.col = "gray", addCoefasPercent = FALSE, tl.col = "black", title = "biomass")


#just look at density---
seabird_focal_all_density<-
  seabird_focal_all%>%
  select(-contains("biomass")) %>%
   rename_with(~ str_remove(., "ha_"), everything())#%>%
  # rename_with(~ str_remove(., "mass"), everything())
 seabird_focal_all_density 

 corrplot(cor(seabird_focal_all_density[,3:10]), type = "upper", addCoef.col = "gray", addCoefasPercent = FALSE, tl.col = "black", title = "density")

 
#all combined---
seabird_focal_all_r<-
  seabird_focal_all%>%
   rename_with(~ str_remove(., "eeding"), everything())%>%
   rename_with(~ str_remove(., "dult"), everything())%>%
   rename_with(~ str_remove(., "kgha_"), everything())%>%
   rename_with(~ str_remove(., "ha_"), everything())%>%
   rename_with(~ str_remove(., "ity"), everything())%>%
   rename_with(~ str_remove(., "mass"), everything())

 corrplot(cor(seabird_focal_all_r[,3:18]), type = "upper", addCoef.col = "gray", addCoefasPercent = FALSE, tl.col = "black", title = "all")

 

 ##all very highly correlated, esp breeding biomass at 100-200-side scales, and breeding with adult biomass at 100-200 scales.  

## ---- chunk 13

#by species:
sb_dat_focal_nests_motu_sp
sb_dat_focal_nests_100m_sp
sb_dat_focal_nests_200m_sp
sb_dat_focal_nests_side_sp

sb_dat_focal_adults_motu_sp
sb_dat_focal_adults_100m_sp
sb_dat_focal_adults_200m_sp
sb_dat_focal_adults_side_sp

#aggregated:
seabird_focal_all


#save(sb_dat_focal_nests_motu_sp, sb_dat_focal_nests_100m_sp, sb_dat_focal_nests_200m_sp,sb_dat_focal_nests_side_sp,
#     sb_dat_focal_adults_motu_sp, sb_dat_focal_adults_100m_sp, sb_dat_focal_adults_200m_sp,sb_dat_focal_adults_side_sp,
#     seabird_focal_all, file = "outputs/seabird_dens_bio_data.RData")


##also save all aggregated as .csv to make it easy to email/share----
#write.csv(seabird_focal_all, "outputs/seabird_dens_bio_focal_data.csv")


## ---- chunk 14

#limit to correct transects - same as above plus transects 1-4 on Iti (0717-0718-0719-0720)----
sb_dat_iti<-
  sb_dat %>%
  filter((TransectStart == "0717"&TransectEnd == "0718")| 
           (TransectStart == "0718"&TransectEnd == "0719")|
           (TransectStart == "0719"&TransectEnd == "0720")|
           (TransectStart == "0720"&TransectEnd == "0721"))


#remove birds > 5 m----
sb_dat_iti2<-
  sb_dat_iti%>%
  filter(Distance.m=="within 3" | Distance.m=="3 to 5" |Distance.m=="0"| Distance.m=="")%>%
  droplevels()

##add in biomass----
sb_dat_iti_bio<-
  left_join(sb_dat_iti2,
            select(bio_dat, c(SpeciesName, Body_mass_HBW, Body_mass_Elton)),
            by = "SpeciesName")%>%
  relocate(Body_mass_HBW, .after = SpeciesName)%>%
    relocate(Body_mass_Elton, .after = Body_mass_HBW)%>%
  mutate(Number_transects = 4) #add number of transects

sb_dat_iti_bio #looks good!


#limit to adult-sized birds---- 
#includes juveniles ("adult-sized birds that can fly but aren’t in their breeding coloration":
#but also if the category is "nest" or "onegg" then the adult is also present so should probably include these in the adult counts as well*
#don't include "egg" because adult wasn't present - likely was one of the adults that was flushed and already counted in the "adult" category. 
sb_dat_iti_adults<-
  sb_dat_iti_bio%>%
  filter(StageCategory=="adult" | StageCategory=="adultORjuv"|StageCategory=="juv"|StageCategory=="nest"|StageCategory=="onegg")%>%
  droplevels()
sb_dat_iti_adults


#now add by species/motu and calculate density----
sb_dat_iti_adults_sp<-
  sb_dat_iti_adults%>%
  group_by(Motu, Number_transects, SpeciesName, Body_mass_HBW)%>%
  summarize(Abundance = sum(Nb))%>%
  mutate(Density_m2 = Abundance/(500*Number_transects)) %>% #5 x 100 m transects, so each transect = 500 m, times the number of transects
  mutate(Density_ha = Density_m2*10000) %>% #and convert to hectares because that's used a lot
  mutate(biomass_kg = Abundance*Body_mass_HBW/1000, #calculate biomass per species - divide by 1000 to go from grams to kg
         biomass_kg_m2 = biomass_kg/(500*Number_transects), #convert to per m^2 as above
        biomass_kg_ha = biomass_kg_m2 *10000) #convert to per hectare - divide by 500 because 500 m&2 per transect, multiple by 10000 for m^2 to hectare

sb_dat_iti_adults_sp



##repeat for breeding birds----
sb_dat_iti_nests<-
  sb_dat_iti_bio%>%
  filter(StageCategory=="chick" | StageCategory=="egg"| StageCategory=="fledgling"| StageCategory=="nest"| StageCategory=="onegg")%>%
  droplevels()

sb_dat_iti_nests

#now add by species/motu and calculate density----
sb_dat_iti_nests_sp<-
  sb_dat_iti_nests%>%
  group_by(Motu, Number_transects, SpeciesName, Body_mass_HBW)%>%
  summarize(BreedingPairs = sum(Nb),
            Abundance = BreedingPairs*2)%>% #- multiply by 2 assuming 2 adults per nest (so # of seabirds rather than # nests or breeding pairs)
  mutate(Density_m2 = Abundance/(500*Number_transects)) %>% #5 x 100 m transects, so each transect = 500 m, times the number of transects
  mutate(Density_ha = Density_m2*10000) %>% #and convert to hectares because that's used a lot
 mutate(biomass_kg = Abundance*Body_mass_HBW/1000, #calculate biomass per species  - divide by 1000 to go from grams to kg
         biomass_kg_m2 = biomass_kg/(500*Number_transects), #convert to per m^2 as above
        biomass_kg_ha = biomass_kg_m2 *10000) #convert to per hectare - divide by 500 because 500 m&2 per transect, multiple by 10000 for m^2 to hectare

sb_dat_iti_nests_sp


###sum total, not by species----
#nesting birds
sb_dat_iti_nests<-
  sb_dat_iti_nests_sp%>%
  group_by(Motu)%>%
  summarize(breeding_density_ha_side = sum(Density_ha),
            breeding_biomass_kgha_side = sum(biomass_kg_ha))
sb_dat_iti_nests


#adult birds
sb_dat_iti_adults<-
  sb_dat_iti_adults_sp%>%
  group_by(Motu)%>%
  summarize(adult_density_ha_side = sum(Density_ha),
            adult_biomass_kgha_side = sum(biomass_kg_ha))%>%
  mutate(Exposure = "south")
sb_dat_iti_adults


##combine all into one wide datasheet:
seabird_iti_all<-
  full_join(sb_dat_iti_nests, sb_dat_iti_adults,
            by = c("Motu"))%>%
  mutate(Exposure = "na")

seabird_iti_all

##combine with side data:
seabird_side_w_iti_1<-
  rbind(select(seabird_focal_all, c(Motu, Exposure, breeding_density_ha_side, breeding_biomass_kgha_side,
                                                     adult_density_ha_side, adult_biomass_kgha_side)),
        seabird_iti_all)
seabird_side_w_iti_1

seabird_side_w_iti_2<-
  seabird_side_w_iti_1%>%
  ungroup%>%
  add_row(Motu = "Rimatuu_Iti", Exposure = "Exposed", 
          breeding_density_ha_side = (61.05263 + 2010.00000),
          breeding_biomass_kgha_side = (10.78105 + 489.93000),
          adult_density_ha_side = (62.10526 + 2850.00000),
          adult_biomass_kgha_side = (10.82842 + 607.40000))
seabird_side_w_iti_2

seabird_side_w_iti<-
  seabird_side_w_iti_2%>%
  filter(Motu!="Tahuna Iti")%>%
  filter(!(Motu == "Rimatuu"& Exposure == "Exposed"))%>%
  mutate(Motu = if_else(Motu == "Rimatuu_Iti", "Rimatuu", Motu))
  
seabird_side_w_iti

##ITI has by far the highest densities of any motu side....could explain n15 of Rimatuu??


#save as .csv:
#write.csv(seabird_side_w_iti, "outputs/seabird_dens_bio_by_side_iti_rimatuu_exposed_combined.csv")
